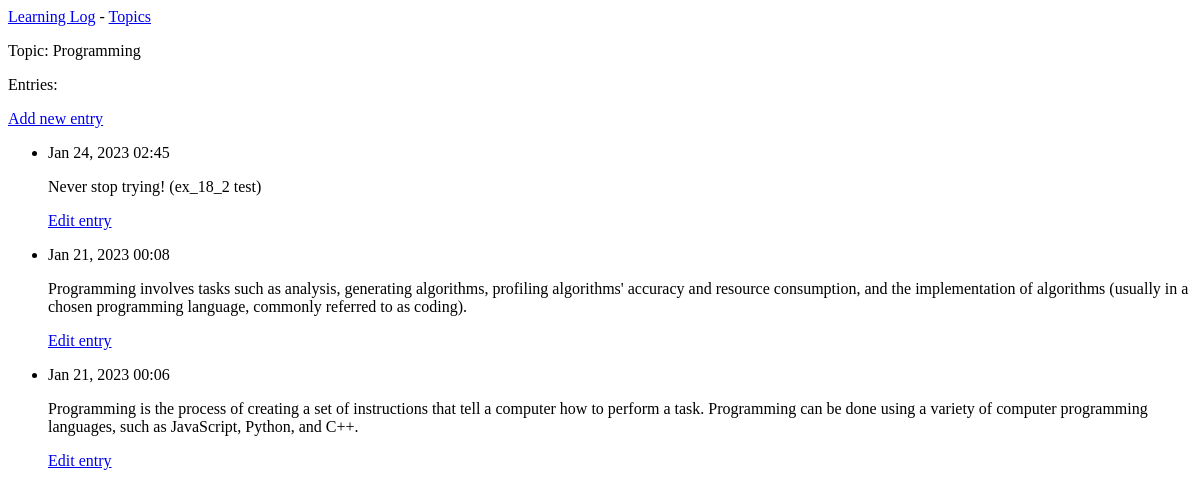
The app's page /topics/1/, older data.
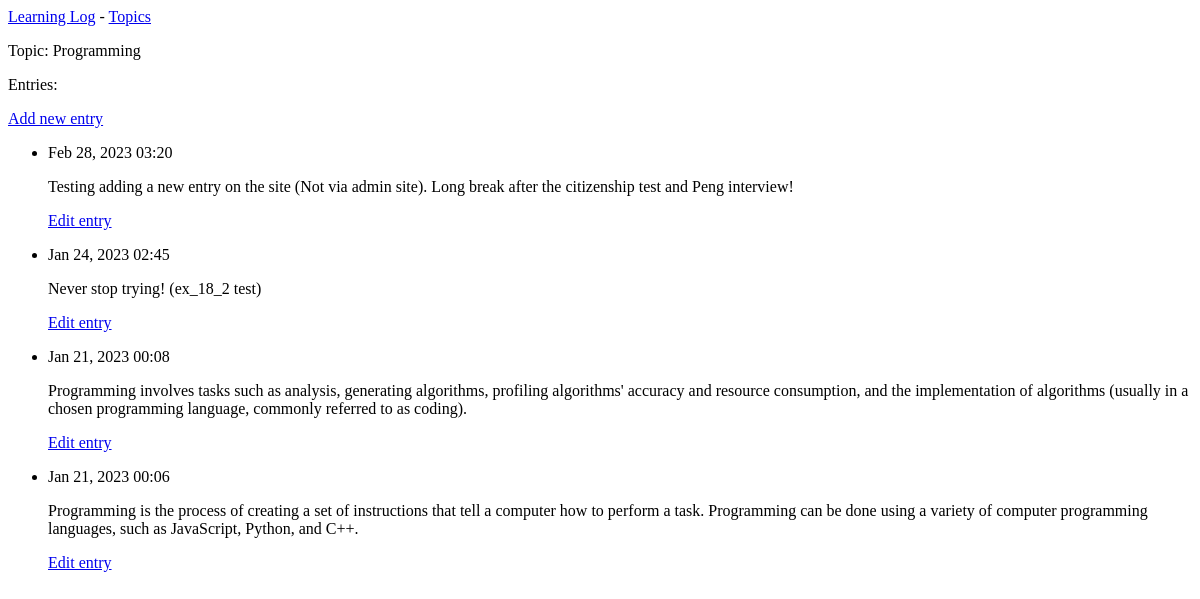
The same page, newer data.
### learning_logs/models.py (models this page shows, shortened)
class Entry(models.Model):
    topic = models.ForeignKey(Topic, on_delete=models.CASCADE)
    text = models.TextField()
    date_added = models.DateTimeField(auto_now_add=True)
    class Meta:
        verbose_name_plural = "entries"

### learning_logs/views.py (the view)
# urls.py: path("topics/<int:topic_id>/", views.topic, name="topic"),
def topic(request, topic_id):
    topic = Topic.objects.get(id=topic_id)
    entries = topic.entry_set.order_by("-date_added")
    context = {"topic": topic, "entries": entries}
    return render(request, "learning_logs/topic.html", context)

### learning_logs/models.py (called while the page is built)
    def __str__(self):
        return self.text

### learning_logs/templates/learning_logs/topic.html
{% extends "learning_logs/base.html" %}
{% block content %}
    <p>Topic: {{ topic }}</p>
    <p>Entries:</p>
    <p>
        <a href="{% url 'learning_logs:new_entry' topic.id %}">Add new entry</a>
    </p>
    <ul>
    {% for entry in entries %}
        <li>
            <p>{{ entry.date_added|date:"M d, Y H:i" }}</p>
            <p>{{ entry.text|linebreaks }}</p>
            <p>
                <a href="{% url 'learning_logs:edit_entry' entry.id %}">Edit entry</a>
            </p>
        </li>
    {% empty %}
        <li>There are no entries for this topic yet.</li>
    {% endfor %}
    </ul>
{% endblock content %}

Row changes from the older to the newer data that the page shows:
added Entry: date_added "Feb 28, 2023 03:20", text "Testing adding a new entry on the site (Not via admin site). Long break after the citizenship test and Peng interview!"
